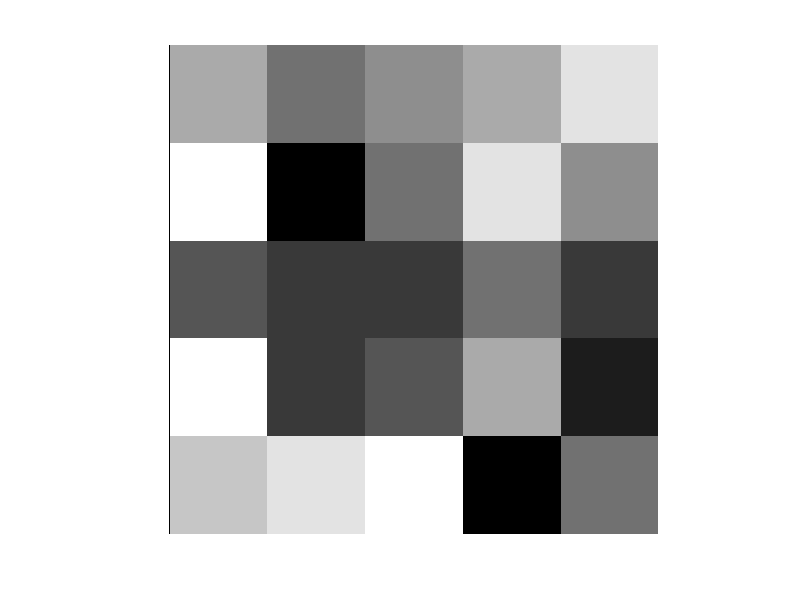
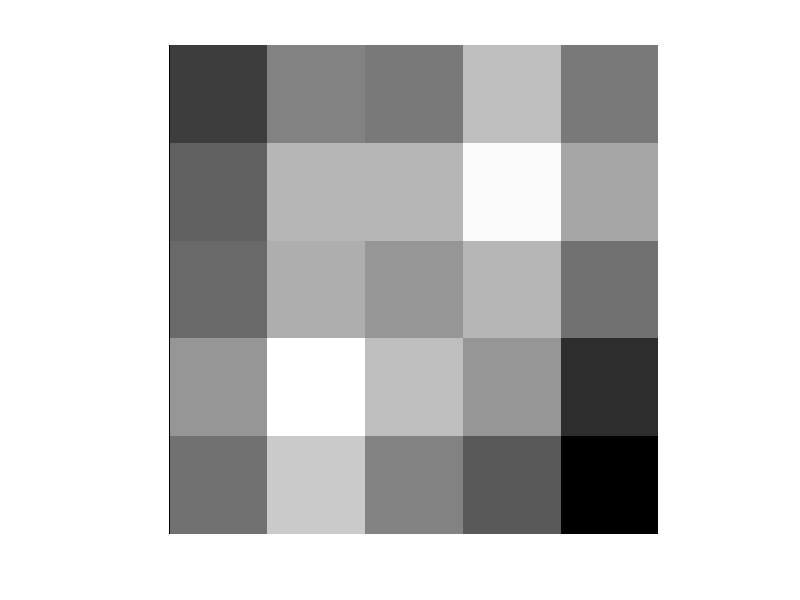

These figures' MATLAB source, in order:
close all; clc; clear
f = [ 6	4	5	6	8 ;
      9	0	4	8	5 ;
      3	2	2	4	2 ;
      9	2	3	6	1 ;
      7	8	9	0	4 ];
      
w = 1/9*[ 1 1 1;
          1 1 1;
          1 1 1 ];
          
g = imfilter(f,w);

figure; imshow(f,[])
figure; imshow(g,[])